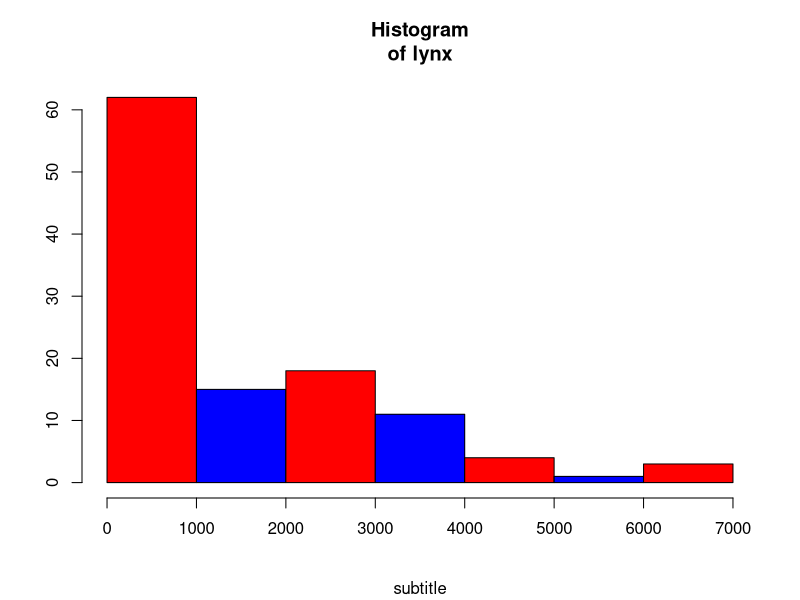

R code for this plot: (Note: this script raises an error after producing the figure.)
# 1a. get the length of the "lynx" dataset

length(lynx)

#1b. Create a vector of ordered “lynx” index numbers (hint: order, increasing)

order(lynx, decreasing = FALSE)

#1c. Get 2 vectors (index positions and absolute values) with all “lynx” observations smaller than 500 (hint: which, subset)

which(lynx < 500)

subset(lynx, lynx < 500)

#2a. Get a Histogram of the “lynx” dataset

#2b. Adjust the bin size to 7 bins

#2c. Remove the labs and change the bins to 2 alternating colors

#2d. Add a subtitle and divide the main title in 2 lines

hist(lynx, 
     breaks = 7, 
     xlab = "", ylab = "", col = c("red", 'blue'),
     main = "Histogram\nof lynx", sub = "subtitle"
)

?hist

#3a. Extract Sepal.Length from the “iris” dataset and call the resulting vector mysepal

#3b. Get the summation, mean, median, max and min of mysepal

mysepal <- iris$Sepal.Length

sum(mysepal)

mean(mysepal)

median(mysepal)

max(mysepal)

min(mysepal)

#3c. Get the summary of mysepal and compare the results with 3b

summary(mysepal)

#4a. Install and load library “dplyr”

#4b. Call help for function arrange of “dplyr”

#4c. Deinstall “dplyr”

install.packages("dplyr")

help(arrange, package = "dplyr")

remove.packages("dplyr")

#5.

x <- c(3,6,9)

#5a. Repeat x 4 times, but there should be an extra 1 at the end and beginning

?rep

myvec <- c(1, rep(x, 4), 1)

#5b. Call the vector of 5a myvec and extract the 5th value (hint: dplyr, nth)

myvec[5]

#or

library(dplyr)

nth(myvec, 5)

#6a. Get a subset of “mtcars” with transmission type: manual, and call it mysubset

#6b. Extract the first 2 variables of the first 2 observations of mysubset

mtcars

View(mtcars)

mysubset <- subset(mtcars, mtcars$am == 1)

View(mysubset)

mysubset[c(1, 2), c(1,2)]

#7a. Get the first 9 observations of “mtcars”

head(mtcars, 9)

#7b. Get the “mtcars” dataset ordered according to the increasing amount of “carb” hint for 7b: library dplyr, arrange

install.packages("dplyr")

library(dplyr)

arrange(mtcars, carb)

#8a. Get the means of the first 2 columns in the “iris” dataset by Species

View(iris)

iris$Species

colMeans()

?by

by(iris[, c(1,2)], iris$Species, colMeans)

#8b. Create vector x which is the alternation of 1 and 2, 75 times, check the length

x <- rep(c(1,2), 75)

length(x)

#8c. Attach x to iris as dataframe “irisx”, check the head

irisx <- data.frame(iris, x)

head(irisx)

#8d. Get the colsums of columns 1,3,4 in the “irisx” dataset by the new x variable

by(irisx[, c(1, 3, 4)], irisx$x, colSums)

#9a. How many observations in “lynx” are smaller than 500?

subset <- subset(lynx, lynx < 500)

length(subset)

#or

sum(lynx < 500)

#9b. How many observations in “iris” have a Sepal.Length greater or equal 5?

subset <- subset(iris, iris$Sepal.Length >= 5)

length(subset)

#or

sum(iris$Sepal.Length >= 5)

#10a. Plot a simple xy plot with “iris” Sepal.Length vs. Sepal.Width
#10b. Enlarge the scale limits: y from 0 – 5, x from 3 – 9
#10c. Add a text of your choosing, in red, at the lower part of the plot

plot(iris$Sepal.Length, iris$Sepal.Width,
     xlab = "Sepal Length", ylab = "Sepal Width",
     xlim = c(3, 9), ylim = c(0, 5)
)

text(6, 1, "doanthevu1910", col = "blue", cex = 2)


